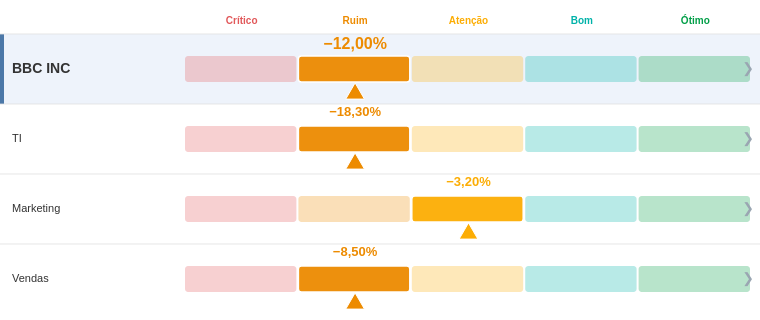

Describe this chart as a Vega-Lite specification.
### Vega specification from a JSON file in a GitHub repository (floating-point values rounded to 4 significant figures)
{"$schema": "https://vega.github.io/schema/vega/v6.json", "description": "PROTÓTIPO Fase 2 (rev) — régua hierárquica com empresa no topo (clicável) e drill em barras divergentes (ofensor à esquerda, economia à direita). Dados fictícios embutidos. Em Deneb: remover os 'values' do dataset e ligar os roles; trocar o signal 'width' por 'pbiContainerWidth'. Testável em vega.github.io/editor (o clique funciona lá).", "width": 760, "height": 320, "autosize": {"type": "none", "resize": true, "contains": "padding"}, "padding": {"left": 0, "right": 0, "top": 8, "bottom": 8}, "signals": [{"name": "totalWidth", "update": "width"}, {"name": "labelWidth", "value": 185}, {"name": "barAreaWidth", "update": "totalWidth - labelWidth - 8"}, {"name": "segW", "update": "barAreaWidth / 5"}, {"name": "headerH", "value": 26}, {"name": "rowH", "value": 70}, {"name": "barH", "value": 26}, {"name": "barOffY", "value": 22}, {"name": "topPad", "value": 58}, {"name": "projRowH", "value": 42}, {"name": "chartPad", "value": 80}, {"name": "chartLeft", "update": "labelWidth + chartPad"}, {"name": "chartRight", "update": "totalWidth - chartPad"}, {"name": "centerX", "update": "(chartLeft + chartRight) / 2"}, {"name": "divMax", "update": "data('childExtent').length ? data('childExtent')[0].maxAbs : 1"}, {"name": "nChild", "update": "data('children').length"}, {"name": "currentNode", "value": null, "on": [{"events": "@areaRow:click", "update": "datum.Nome"}, {"events": "@backBtn:click", "update": "null"}]}], "data": [{"name": "dataset", "values": [{"Nome": "BBC INC", "Pai": null, "Nivel": 1, "Ordem": 0, "Desvio": -12.0, "Nota": 2, "Planejado": 2160000, "Realizado": 2420000}, {"Nome": "TI", "Pai": "BBC INC", "Nivel": 2, "Ordem": 1, "Desvio": -18.3, "Nota": 2, "Planejado": 1000000, "Realizado": 1183000}, {"Nome": "Marketing", "Pai": "BBC INC", "Nivel": 2, "Ordem": 2, "Desvio": -3.2, "Nota": 3, "Planejado": 410000, "Realizado": 423000}, {"Nome": "Vendas", "Pai": "BBC INC", "Nivel": 2, "Ordem": 3, "Desvio": -8.5, "Nota": 2, "Planejado": 750000, "Realizado": 814000}, {"Nome": "Migração ERP", "Pai": "TI", "Nivel": 3, "Ordem": 0, "Desvio": -28.0, "Nota": 1, "Planejado": 500000, "Realizado": 640000}, {"Nome": "Upgrade Wi-Fi", "Pai": "TI", "Nivel": 3, "Ordem": 0, "Desvio": -18.7, "Nota": 2, "Planejado": 80000, "Realizado": 95000}, {"Nome": "Data Lake", "Pai": "TI", "Nivel": 3, "Ordem": 0, "Desvio": -10.0, "Nota": 2, "Planejado": 300000, "Realizado": 330000}, {"Nome": "Helpdesk", "Pai": "TI", "Nivel": 3, "Ordem": 0, "Desvio": 1.7, "Nota": 4, "Planejado": 120000, "Realizado": 118000}, {"Nome": "Rebranding", "Pai": "Marketing", "Nivel": 3, "Ordem": 0, "Desvio": -16.6, "Nota": 2, "Planejado": 150000, "Realizado": 175000}, {"Nome": "Campanha Verão", "Pai": "Marketing", "Nivel": 3, "Ordem": 0, "Desvio": 5.0, "Nota": 4, "Planejado": 200000, "Realizado": 190000}, {"Nome": "SEO", "Pai": "Marketing", "Nivel": 3, "Ordem": 0, "Desvio": 3.3, "Nota": 4, "Planejado": 60000, "Realizado": 58000}, {"Nome": "Expansão Nordeste", "Pai": "Vendas", "Nivel": 3, "Ordem": 0, "Desvio": -20.0, "Nota": 1, "Planejado": 250000, "Realizado": 300000}, {"Nome": "CRM Novo", "Pai": "Vendas", "Nivel": 3, "Ordem": 0, "Desvio": -3.75, "Nota": 3, "Planejado": 400000, "Realizado": 415000}, {"Nome": "Treinamento Equipe", "Pai": "Vendas", "Nivel": 3, "Ordem": 0, "Desvio": 1.0, "Nota": 4, "Planejado": 100000, "Realizado": 99000}]}, {"name": "regua", "source": "dataset", "transform": [{"type": "filter", "expr": "datum.Nivel <= 2 && currentNode === null"}, {"type": "collect", "sort": {"field": "Ordem"}}, {"type": "formula", "as": "rowY", "expr": "datum.Ordem * rowH + headerH"}]}, {"name": "empresaBand", "source": "regua", "transform": [{"type": "filter", "expr": "datum.Nivel === 1"}]}, {"name": "zonas", "source": "regua", "transform": [{"type": "formula", "as": "zoneArr", "expr": "[1, 2, 3, 4, 5]"}, {"type": "flatten", "fields": ["zoneArr"], "as": ["notaZona"]}]}, {"name": "zoneMeta", "values": [{"n": 1, "label": "Crítico"}, {"n": 2, "label": "Ruim"}, {"n": 3, "label": "Atenção"}, {"n": 4, "label": "Bom"}, {"n": 5, "label": "Ótimo"}], "transform": [{"type": "filter", "expr": "currentNode === null"}]}, {"name": "children", "source": "dataset", "transform": [{"type": "filter", "expr": "currentNode !== null && datum.Pai === currentNode"}, {"type": "formula", "as": "saldo", "expr": "datum.Planejado - datum.Realizado"}, {"type": "formula", "as": "absSaldo", "expr": "abs(datum.saldo)"}, {"type": "collect", "sort": {"field": "saldo", "order": "ascending"}}, {"type": "window", "ops": ["row_number"], "as": ["idx"]}, {"type": "formula", "as": "rowY", "expr": "topPad + (datum.idx - 1) * projRowH"}]}, {"name": "childExtent", "source": "children", "transform": [{"type": "aggregate", "fields": ["absSaldo"], "ops": ["max"], "as": ["maxAbs"]}]}, {"name": "navState", "values": [{}], "transform": [{"type": "filter", "expr": "currentNode !== null"}]}], "scales": [{"name": "colorScale", "type": "ordinal", "domain": [1, 2, 3, 4, 5], "range": ["#e15759", "#ED8B00", "#fcad04", "#00b2a9", "#009e47"]}, {"name": "xDiv", "type": "linear", "zero": false, "clamp": true, "domain": [{"signal": "-divMax"}, {"signal": "divMax"}], "range": [{"signal": "chartLeft"}, {"signal": "chartRight"}]}], "marks": [{"type": "rect", "from": {"data": "empresaBand"}, "encode": {"update": {"x": {"value": 0}, "width": {"signal": "totalWidth"}, "y": {"signal": "datum.rowY"}, "height": {"signal": "rowH"}, "fill": {"value": "#eef3fb"}}}}, {"type": "rect", "from": {"data": "empresaBand"}, "encode": {"update": {"x": {"value": 0}, "width": {"value": 4}, "y": {"signal": "datum.rowY"}, "height": {"signal": "rowH"}, "fill": {"value": "#4c78a8"}}}}, {"type": "text", "from": {"data": "zoneMeta"}, "encode": {"enter": {"align": {"value": "center"}, "baseline": {"value": "middle"}, "fontSize": {"value": 10}, "fontWeight": {"value": "bold"}}, "update": {"x": {"signal": "labelWidth + (datum.n - 0.5) * segW"}, "y": {"signal": "headerH / 2"}, "text": {"field": "label"}, "fill": {"signal": "scale('colorScale', datum.n)"}, "limit": {"signal": "segW - 4"}}}}, {"type": "rule", "from": {"data": "regua"}, "encode": {"enter": {"stroke": {"value": "#e0e0e0"}, "strokeWidth": {"value": 1}}, "update": {"x": {"value": 0}, "x2": {"signal": "totalWidth"}, "y": {"field": "rowY"}, "opacity": {"value": 0.8}}}}, {"type": "rect", "from": {"data": "zonas"}, "encode": {"enter": {"strokeWidth": {"value": 1.5}, "cornerRadius": {"value": 3}}, "update": {"x": {"signal": "labelWidth + (datum.notaZona - 1) * segW"}, "width": {"signal": "segW - 2"}, "y": {"signal": "datum.rowY + barOffY"}, "height": {"signal": "barH"}, "fill": {"signal": "scale('colorScale', datum.notaZona)"}, "fillOpacity": {"signal": "!isValid(datum.Nota) ? 0.55 : (datum.notaZona === datum.Nota ? 0.95 : 0.28)"}, "stroke": {"signal": "datum.notaZona === datum.Nota ? '#ffffff' : null"}}}}, {"type": "text", "from": {"data": "regua"}, "encode": {"enter": {"align": {"value": "left"}, "baseline": {"value": "middle"}, "fill": {"value": "#333333"}}, "update": {"x": {"value": 12}, "y": {"signal": "datum.rowY + barOffY + barH / 2"}, "text": {"field": "Nome"}, "fontSize": {"signal": "datum.Nivel === 1 ? 14 : 11"}, "fontWeight": {"signal": "datum.Nivel === 1 ? 'bold' : 'normal'"}, "limit": {"signal": "labelWidth - 20"}}}}, {"type": "text", "from": {"data": "regua"}, "encode": {"enter": {"align": {"value": "center"}, "baseline": {"value": "top"}, "fontWeight": {"value": "bold"}}, "update": {"x": {"signal": "isValid(datum.Nota) ? labelWidth + (datum.Nota - 0.5) * segW : labelWidth + barAreaWidth / 2"}, "y": {"signal": "datum.rowY + 2"}, "text": {"signal": "isValid(datum.Desvio) ? replace(format(datum.Desvio, '.2f'), '.', ',') + '%' : '--'"}, "fontSize": {"signal": "datum.Nivel === 1 ? 16 : 13"}, "fill": {"signal": "isValid(datum.Nota) ? scale('colorScale', datum.Nota) : '#aaaaaa'"}}}}, {"type": "symbol", "from": {"data": "regua"}, "encode": {"enter": {"shape": {"value": "triangle-up"}, "stroke": {"value": "white"}, "strokeWidth": {"value": 1}}, "update": {"x": {"signal": "isValid(datum.Nota) ? labelWidth + (datum.Nota - 0.5) * segW : -999"}, "y": {"signal": "datum.rowY + barOffY + barH + 9"}, "size": {"signal": "min(segW * 14, 350)"}, "fill": {"signal": "isValid(datum.Nota) ? scale('colorScale', datum.Nota) : 'transparent'"}, "opacity": {"signal": "isValid(datum.Nota) ? 1 : 0"}}}}, {"type": "text", "from": {"data": "regua"}, "encode": {"enter": {"align": {"value": "center"}, "baseline": {"value": "middle"}, "fontSize": {"value": 14}, "fill": {"value": "#9aa6b2"}}, "update": {"x": {"signal": "totalWidth - 12"}, "y": {"signal": "datum.rowY + barOffY + barH / 2"}, "text": {"value": "❯"}}}}, {"type": "rect", "name": "areaRow", "from": {"data": "regua"}, "encode": {"enter": {"cursor": {"value": "pointer"}, "fill": {"value": "#4c78a8"}}, "update": {"x": {"value": 0}, "width": {"signal": "totalWidth"}, "y": {"signal": "datum.rowY"}, "height": {"signal": "rowH"}, "fillOpacity": {"value": 0}, "tooltip": {"signal": "{'Nó': datum.Nome, 'Desvio': isValid(datum.Desvio) ? replace(format(datum.Desvio, '.2f'), '.', ',') + '%' : '--', 'Nota': isValid(datum.Nota) ? datum.Nota : '--', 'Planejado': format(datum.Planejado, '$,.0f'), 'Realizado': format(datum.Realizado, '$,.0f')}"}}, "hover": {"fillOpacity": {"value": 0.1}}}}, {"type": "rule", "from": {"data": "navState"}, "encode": {"update": {"x": {"signal": "centerX"}, "y": {"signal": "topPad - 12"}, "y2": {"signal": "topPad + nChild * projRowH - 12"}, "stroke": {"value": "#9aa6b2"}, "strokeWidth": {"value": 1.5}}}}, {"type": "text", "from": {"data": "navState"}, "encode": {"enter": {"align": {"value": "right"}, "baseline": {"value": "bottom"}, "fontSize": {"value": 10}, "fill": {"value": "#c0504d"}}, "update": {"x": {"signal": "centerX - 8"}, "y": {"signal": "topPad - 14"}, "text": {"value": "◄ Estouro (gastou mais)"}}}}, {"type": "text", "from": {"data": "navState"}, "encode": {"enter": {"align": {"value": "left"}, "baseline": {"value": "bottom"}, "fontSize": {"value": 10}, "fill": {"value": "#4e9a51"}}, "update": {"x": {"signal": "centerX + 8"}, "y": {"signal": "topPad - 14"}, "text": {"value": "Economia (gastou menos) ►"}}}}, {"type": "rect", "from": {"data": "children"}, "encode": {"enter": {"cornerRadius": {"value": 3}}, "update": {"x": {"signal": "scale('xDiv', min(datum.saldo, 0))"}, "x2": {"signal": "scale('xDiv', max(datum.saldo, 0))"}, "y": {"signal": "datum.rowY + 8"}, "height": {"value": 26}, "fill": {"signal": "scale('colorScale', datum.Nota)"}, "tooltip": {"signal": "{'Item': datum.Nome, 'Planejado': format(datum.Planejado, '$,.0f'), 'Realizado': format(datum.Realizado, '$,.0f'), 'Saldo': format(datum.saldo, '+$,.0f'), 'Desvio': replace(format(datum.Desvio, '.1f'), '.', ',') + '%'}"}}}}, {"type": "text", "from": {"data": "children"}, "encode": {"enter": {"align": {"value": "left"}, "baseline": {"value": "middle"}, "fill": {"value": "#333333"}, "fontSize": {"value": 11}}, "update": {"x": {"value": 6}, "y": {"signal": "datum.rowY + 21"}, "text": {"field": "Nome"}, "limit": {"signal": "labelWidth - 12"}}}}, {"type": "text", "from": {"data": "children"}, "encode": {"enter": {"baseline": {"value": "middle"}, "fontSize": {"value": 11}, "fontWeight": {"value": "bold"}}, "update": {"x": {"signal": "datum.saldo < 0 ? scale('xDiv', datum.saldo) - 6 : scale('xDiv', datum.saldo) + 6"}, "y": {"signal": "datum.rowY + 21"}, "align": {"signal": "datum.saldo < 0 ? 'right' : 'left'"}, "text": {"signal": "(datum.saldo < 0 ? '−' : '+') + 'R$ ' + replace(format(datum.absSaldo, ',.0f'), /,/g, '.') + '  (' + replace(format(datum.Desvio, '.1f'), '.', ',') + '%)'"}, "fill": {"signal": "scale('colorScale', datum.Nota)"}}}}, {"type": "group", "name": "backBtn", "from": {"data": "navState"}, "encode": {"enter": {"cursor": {"value": "pointer"}}, "update": {"x": {"value": 0}, "y": {"value": 6}, "width": {"value": 96}, "height": {"value": 26}, "fill": {"value": "#f0f0f0"}, "stroke": {"value": "#cccccc"}, "cornerRadius": {"value": 4}}}, "marks": [{"type": "text", "encode": {"enter": {"align": {"value": "center"}, "baseline": {"value": "middle"}, "fill": {"value": "#444444"}, "fontSize": {"value": 11}, "fontWeight": {"value": "bold"}}, "update": {"x": {"value": 48}, "y": {"value": 13}, "text": {"value": "← Voltar"}}}}]}, {"type": "text", "from": {"data": "navState"}, "encode": {"enter": {"align": {"value": "left"}, "baseline": {"value": "middle"}, "fill": {"value": "#333333"}, "fontSize": {"value": 13}, "fontWeight": {"value": "bold"}}, "update": {"x": {"value": 108}, "y": {"value": 19}, "text": {"signal": "'Ofensores · ' + currentNode"}}}}]}
